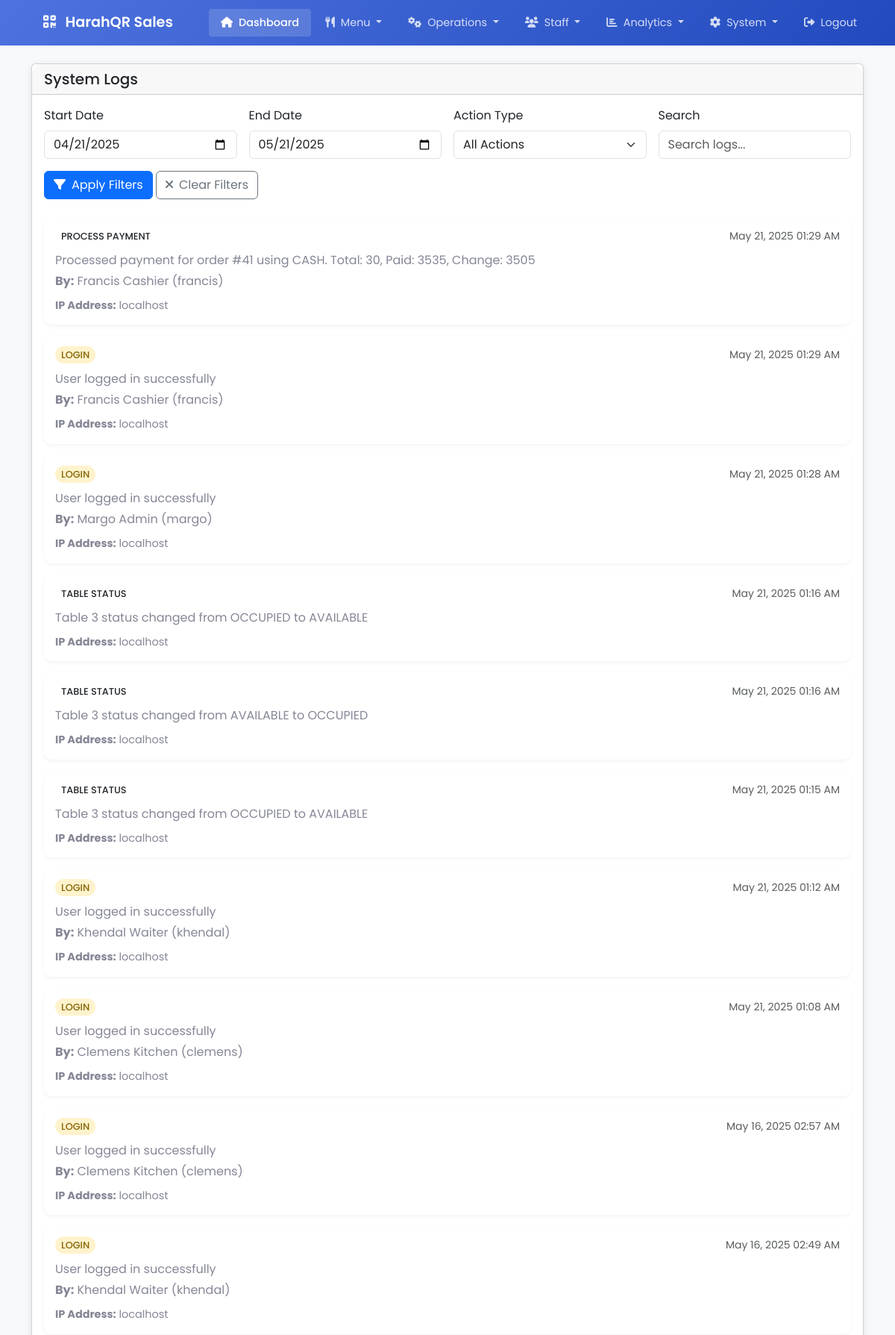
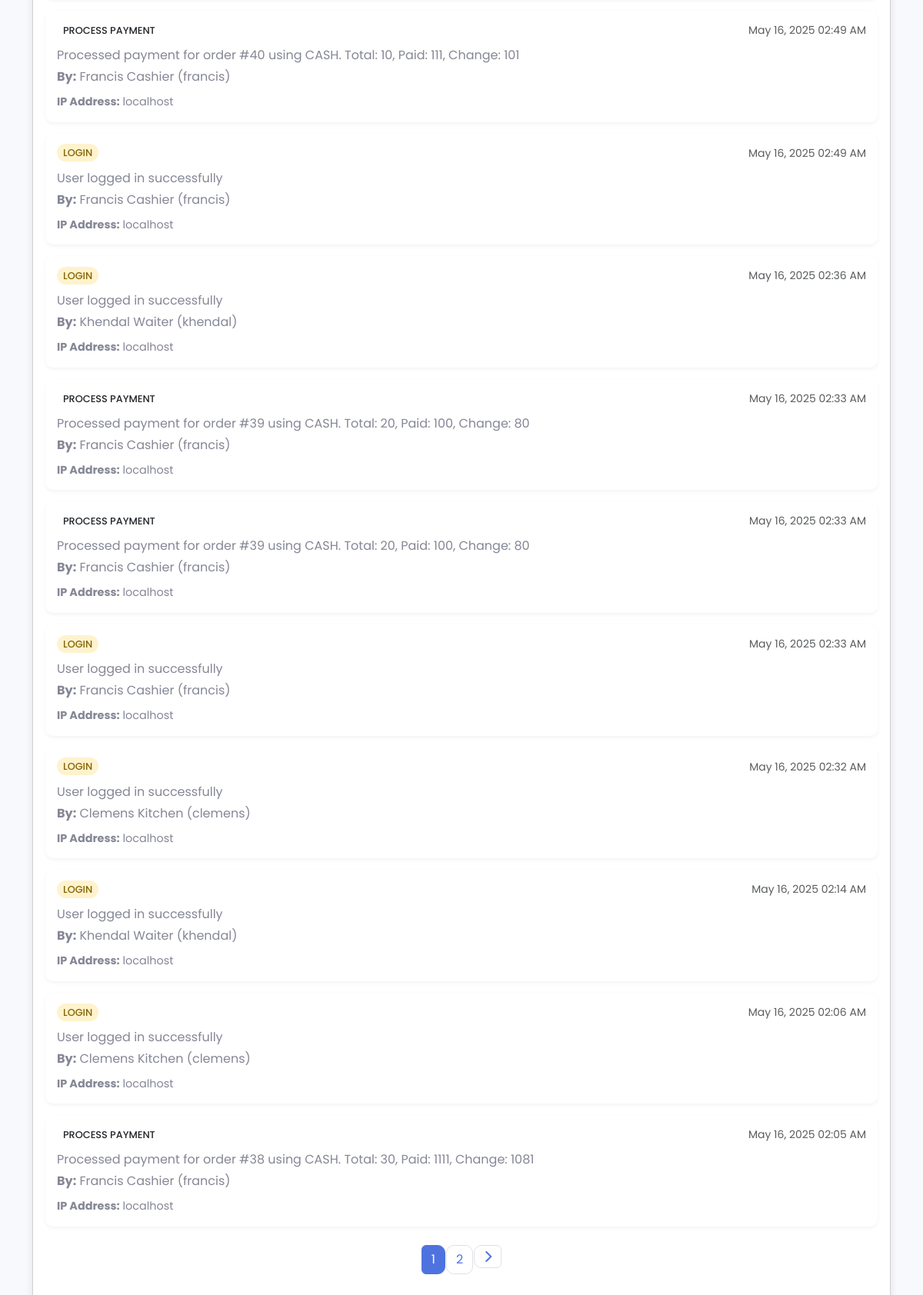
The page /admin/manage_system_logs.php (signed in) on the database its author committed (2 pictures, top to bottom).
### tables this page shows
CREATE TABLE `system_logs` (
  `log_id` int(11) NOT NULL,
  `user_id` int(11) DEFAULT NULL,
  `action` varchar(50) NOT NULL,
  `description` text NOT NULL,
  `ip_address` varchar(45) DEFAULT NULL,
  `created_at` timestamp NOT NULL DEFAULT current_timestamp()
);

CREATE TABLE `employees` (
  `employee_id` int(11) NOT NULL,
  `first_name` varchar(50) NOT NULL,
  `last_name` varchar(50) NOT NULL,
  `position` varchar(50) NOT NULL,
  `contact_number` varchar(20) DEFAULT NULL,
  `email` varchar(100) DEFAULT NULL,
  `address` text DEFAULT NULL,
  `hire_date` date NOT NULL,
  `status` enum('ACTIVE','INACTIVE','ON_LEAVE','TERMINATED') NOT NULL DEFAULT 'ACTIVE',
  `created_at` timestamp NOT NULL DEFAULT current_timestamp(),
  `updated_at` timestamp NOT NULL DEFAULT current_timestamp() ON UPDATE current_timestamp()
);

CREATE TABLE `users` (
  `user_id` int(11) NOT NULL,
  `employee_id` int(11) DEFAULT NULL,
  `username` varchar(50) NOT NULL,
  `password` varchar(255) NOT NULL,
  `role` enum('ADMIN','CASHIER','KITCHEN','WAITER') NOT NULL,
  `created_at` timestamp NOT NULL DEFAULT current_timestamp()
);

### admin/manage_system_logs.php (the view, shortened to what this page needs)
<?php
require_once '../config/database.php';
$start_date = isset($_GET['start_date']) ? $_GET['start_date'] : date('Y-m-d', strtotime('-30 days'));
$end_date = isset($_GET['end_date']) ? $_GET['end_date'] : date('Y-m-d');
$action_type = isset($_GET['action_type']) ? $_GET['action_type'] : '';
$search = isset($_GET['search']) ? $_GET['search'] : '';
$query = "
    SELECT l.*, u.username, e.first_name, e.last_name
    FROM system_logs l
    LEFT JOIN users u ON l.user_id = u.user_id
    LEFT JOIN employees e ON u.employee_id = e.employee_id
    WHERE l.created_at BETWEEN :start_date AND :end_date
";
$params = [
    ':start_date' => $start_date . ' 00:00:00',
    ':end_date' => $end_date . ' 23:59:59'
];
$query .= " ORDER BY l.created_at DESC";
$count_query = str_replace("l.*, u.username, e.first_name, e.last_name", "COUNT(*)", $query);
$stmt = $conn->prepare($count_query);
$stmt->execute($params);
$total_records = $stmt->fetchColumn();
$records_per_page = 20;
$total_pages = ceil($total_records / $records_per_page);
$current_page = isset($_GET['page']) ? max(1, min($total_pages, intval($_GET['page']))) : 1;
$offset = ($current_page - 1) * $records_per_page;
$query .= " LIMIT :limit OFFSET :offset";
$params[':limit'] = $records_per_page;
$params[':offset'] = $offset;
$stmt = $conn->prepare($query);
foreach ($params as $key => $value) {
    $stmt->bindValue($key, $value, is_int($value) ? PDO::PARAM_INT : PDO::PARAM_STR);
}
$stmt->execute();
$logs = $stmt->fetchAll(PDO::FETCH_ASSOC);
?>
<?php include 'components/header.php'; ?>
<?php include 'components/navbar.php'; ?>
    <div class="container mt-4">
        <div class="card">
            <div class="card-header">
                <h5 class="mb-0">System Logs</h5>
            </div>
            <div class="card-body">
                <form method="GET" class="row g-3 mb-4">
                    <div class="col-md-3">
                        <label class="form-label">Start Date</label>
                        <input type="date" class="form-control" name="start_date" value="<?php echo $start_date; ?>">
                    </div>
                    <div class="col-md-3">
                        <label class="form-label">End Date</label>
                        <input type="date" class="form-control" name="end_date" value="<?php echo $end_date; ?>">
                    </div>
                    <div class="col-md-3">
                        <label class="form-label">Action Type</label>
                        <select class="form-select" name="action_type">
                            <option value="">All Actions</option>
                        </select>
                    </div>
                    <div class="col-md-3">
                        <label class="form-label">Search</label>
                        <input type="text" class="form-control" name="search" value="<?php echo htmlspecialchars($search); ?>" placeholder="Search logs...">
                    </div>
                    <div class="col-12">
                        <button type="submit" class="btn btn-primary">
                            <i class="fas fa-filter me-2"></i>Apply Filters
                        </button>
                        <a href="manage_system_logs.php" class="btn btn-outline-secondary">
                            <i class="fas fa-times me-2"></i>Clear Filters
                        </a>
                    </div>
                </form>
                <?php foreach ($logs as $log): ?>
                    <div class="log-card">
                        <div class="log-header">
                            <div>
                                <span class="action-type type-<?php echo strtolower($log['action']); ?>">
                                    <?php echo ucfirst(str_replace('_', ' ', $log['action'])); ?>
                                </span>
                            </div>
                            <small class="text-muted">
                                <?php echo date('M d, Y h:i A', strtotime($log['created_at'])); ?>
                            </small>
                        </div>
                        <div class="log-content">
                            <p class="mb-1">
                                <?php echo htmlspecialchars($log['description']); ?>
                            </p>
                            <?php if ($log['username']): ?>
                                <p class="mb-0">
                                    <strong>By:</strong> <?php echo htmlspecialchars($log['first_name'] . ' ' . $log['last_name'] . ' (' . $log['username'] . ')'); ?>
                                </p>
                            <?php endif; ?>
                        </div>
                        <div class="log-footer">
                            <div>
                                <strong>IP Address:</strong>
                                <?php
                                $ip = $log['ip_address'];
                                if ($ip === '::1') {
                                    echo 'localhost';
                                } else {
                                    echo htmlspecialchars($ip);
                                }
                                ?>
                            </div>
                        </div>
                    </div>
                <?php endforeach; ?>
                <?php if ($total_pages > 1): ?>
                    <nav aria-label="Page navigation" class="mt-4">
                        <ul class="pagination justify-content-center">
                            <?php for ($i = 1; $i <= $total_pages; $i++): ?>
                                <li class="page-item <?php echo $i === $current_page ? 'active' : ''; ?>">
                                    <a class="page-link" href="?page=<?php echo $i; ?>&start_date=<?php echo $start_date; ?>&end_date=<?php echo $end_date; ?>&action_type=<?php echo $action_type; ?>&search=<?php echo urlencode($search); ?>">
                                        <?php echo $i; ?>
                                    </a>
                                </li>
                            <?php endfor; ?>
                            <?php if ($current_page < $total_pages): ?>
                                <li class="page-item">
                                    <a class="page-link" href="?page=<?php echo $current_page + 1; ?>&start_date=<?php echo $start_date; ?>&end_date=<?php echo $end_date; ?>&action_type=<?php echo $action_type; ?>&search=<?php echo urlencode($search); ?>">
                                        <i class="fas fa-chevron-right"></i>
                                    </a>
                                </li>
                            <?php endif; ?>
                        </ul>
                    </nav>
                <?php endif; ?>
            </div>
        </div>
    </div>

### admin/manage_system_logs.php (style rules this page uses)
:root { --primary-color: #4e73df; --secondary-color: #858796; --success-color: #1cc88a; }
.card { border: none; border-radius: 15px; box-shadow: 0 2px 10px rgba(0,0,0,0.1); }
.card-header { background: white; border-bottom: 2px solid #f8f9fc; padding: 1.5rem; border-radius: 15px 15px 0 0 !important; }
.btn-primary { background: var(--primary-color); border: none; padding: 8px 20px; border-radius: 25px; }
.form-control { border-radius: 10px; border: 2px solid #e0e0e0; padding: 10px 15px; }
.log-card { background: white; border-radius: 10px; padding: 15px; margin-bottom: 15px; box-shadow: 0 2px 5px rgba(0,0,0,0.05); transition: all 0.3s ease; }
.log-header { display: flex; justify-content: space-between; align-items: center; margin-bottom: 10px; }
.log-content { color: var(--secondary-color); margin-bottom: 10px; }
.log-footer { display: flex; justify-content: space-between; align-items: center; font-size: 0.9rem; color: var(--secondary-color); }
.action-type { padding: 3px 8px; border-radius: 15px; font-size: 0.8rem; font-weight: 500; }
.type-login { background: #fff3cd; color: #856404; }
.pagination .page-link { border-radius: 10px; margin: 0 2px; color: var(--primary-color); }
.pagination .page-item.active .page-link { background: var(--primary-color); border-color: var(--primary-color); }

### rows shown on the page
system_logs: action "PROCESS PAYMENT", created_at "May 21, 2025 01:29 AM", description "Processed payment for order #41 using CASH. Total: 30, Paid: 3535, Change: 3505", employees.first_name+last_name "Francis Cashier (francis)", ip_address "localhost"
system_logs: action "LOGIN", created_at "May 21, 2025 01:29 AM", description "User logged in successfully", employees.first_name+last_name "Francis Cashier (francis)", ip_address "localhost"
system_logs: action "LOGIN", created_at "May 21, 2025 01:28 AM", description "User logged in successfully", employees.first_name+last_name "Margo Admin (margo)", ip_address "localhost"
system_logs: action "TABLE STATUS", created_at "May 21, 2025 01:16 AM", description "Table 3 status changed from OCCUPIED to AVAILABLE", ip_address "localhost"
system_logs: action "TABLE STATUS", created_at "May 21, 2025 01:16 AM", description "Table 3 status changed from AVAILABLE to OCCUPIED", ip_address "localhost"
system_logs: action "TABLE STATUS", created_at "May 21, 2025 01:15 AM", description "Table 3 status changed from OCCUPIED to AVAILABLE", ip_address "localhost"
system_logs: action "LOGIN", created_at "May 21, 2025 01:12 AM", description "User logged in successfully", employees.first_name+last_name "Khendal Waiter (khendal)", ip_address "localhost"
system_logs: action "LOGIN", created_at "May 21, 2025 01:08 AM", description "User logged in successfully", employees.first_name+last_name "Clemens Kitchen (clemens)", ip_address "localhost"
system_logs: action "LOGIN", created_at "May 16, 2025 02:57 AM", description "User logged in successfully", employees.first_name+last_name "Clemens Kitchen (clemens)", ip_address "localhost"
system_logs: action "LOGIN", created_at "May 16, 2025 02:49 AM", description "User logged in successfully", employees.first_name+last_name "Khendal Waiter (khendal)", ip_address "localhost"
system_logs: action "PROCESS PAYMENT", created_at "May 16, 2025 02:49 AM", description "Processed payment for order #40 using CASH. Total: 10, Paid: 111, Change: 101", employees.first_name+last_name "Francis Cashier (francis)", ip_address "localhost"
system_logs: action "LOGIN", created_at "May 16, 2025 02:49 AM", description "User logged in successfully", employees.first_name+last_name "Francis Cashier (francis)", ip_address "localhost"
system_logs: action "LOGIN", created_at "May 16, 2025 02:36 AM", description "User logged in successfully", employees.first_name+last_name "Khendal Waiter (khendal)", ip_address "localhost"
system_logs: action "PROCESS PAYMENT", created_at "May 16, 2025 02:33 AM", description "Processed payment for order #39 using CASH. Total: 20, Paid: 100, Change: 80", employees.first_name+last_name "Francis Cashier (francis)", ip_address "localhost"
system_logs: action "PROCESS PAYMENT", created_at "May 16, 2025 02:33 AM", description "Processed payment for order #39 using CASH. Total: 20, Paid: 100, Change: 80", employees.first_name+last_name "Francis Cashier (francis)", ip_address "localhost"
system_logs: action "LOGIN", created_at "May 16, 2025 02:33 AM", description "User logged in successfully", employees.first_name+last_name "Francis Cashier (francis)", ip_address "localhost"
system_logs: action "LOGIN", created_at "May 16, 2025 02:32 AM", description "User logged in successfully", employees.first_name+last_name "Clemens Kitchen (clemens)", ip_address "localhost"
system_logs: action "LOGIN", created_at "May 16, 2025 02:14 AM", description "User logged in successfully", employees.first_name+last_name "Khendal Waiter (khendal)", ip_address "localhost"
system_logs: action "LOGIN", created_at "May 16, 2025 02:06 AM", description "User logged in successfully", employees.first_name+last_name "Clemens Kitchen (clemens)", ip_address "localhost"
system_logs: action "PROCESS PAYMENT", created_at "May 16, 2025 02:05 AM", description "Processed payment for order #38 using CASH. Total: 30, Paid: 1111, Change: 1081", employees.first_name+last_name "Francis Cashier (francis)", ip_address "localhost"
